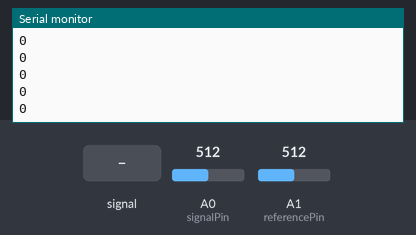
A sketch run on a simulated Arduino Uno, built with avr-gcc and run on an emulated ATmega328P. Shown: the last lines printed to the serial monitor. The inputs (shaded band) are chosen by the test bench; at power-on: A0 (signalPin) = 512, A1 (referencePin) = 512.

Above: at 1.2 s.
1.3 s: A0 (signalPin) fed a 200 Hz sine of ±81 counts around its level
At 2.2 s:
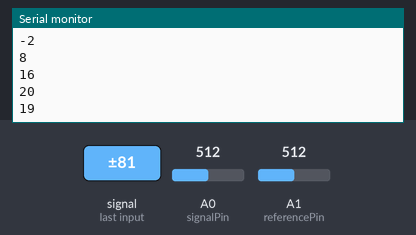
2.8 s: A0 (signalPin) set to 716
At 3.4 s:
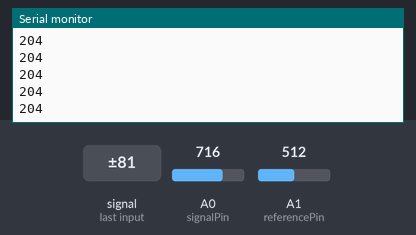
4.3 s: A1 (referencePin) set to 716
At 5.4 s:
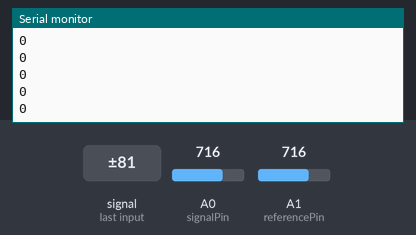
5.8 s: A0 (signalPin) fed a 1000 Hz sine of ±255 counts around its level
At 6.8 s:
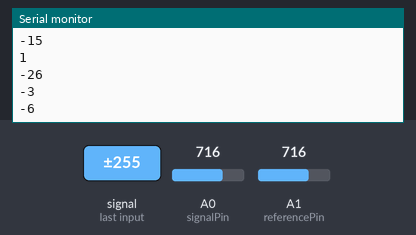
7.3 s: A0 (signalPin) set to 900
At 8.4 s:
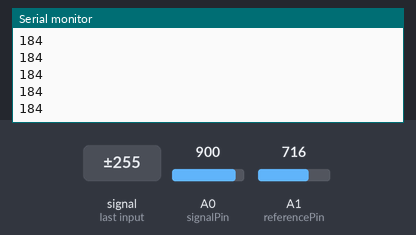
8.8 s: A1 (referencePin) set to 900
At 9.7 s:
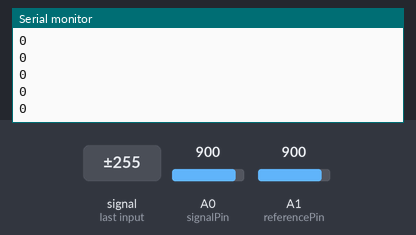
Timing chart, 0 to 11.3 s (numbered marks = the images above; inputs shaded):
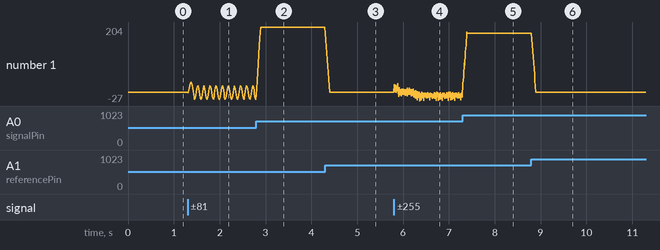

The sketch:

GSR_04.ino
```cpp
const int signalPin = A0; // GSR signal connected to A0
const int referencePin = A1; // Reference signal connected to A1
const int numReadings = 10; // number of readings to average

int signalReadings[numReadings]; // array to store signal readings
int referenceReadings[numReadings]; // array to store reference readings
int readIndex = 0; // current index in the reading arrays
int totalSignal = 0; // running total of the signal readings
int totalReference = 0; // running total of the reference readings

void setup() {
  Serial.begin(115200);
  // initialize all the readings to 0:
  for (int thisReading = 0; thisReading < numReadings; thisReading++) {
    signalReadings[thisReading] = 0;
    referenceReadings[thisReading] = 0;
  }
}

void loop() {
  // subtract the last reading:
  totalSignal -= signalReadings[readIndex];
  totalReference -= referenceReadings[readIndex];

  // read from the sensor:
  signalReadings[readIndex] = analogRead(signalPin);
  referenceReadings[readIndex] = analogRead(referencePin);

  // add the reading to the total:
  totalSignal += signalReadings[readIndex];
  totalReference += referenceReadings[readIndex];

  // advance to the next position in the array:
  readIndex = (readIndex + 1) % numReadings;

  // calculate the average:
  int averageSignal = totalSignal / numReadings;
  int averageReference = totalReference / numReadings;

  // calculate the differential value:
  int differentialValue = averageSignal - averageReference;

  // send it to the computer (as ASCII digits):
  Serial.println(differentialValue);

  delay(10); // delay in between reads for stability
}
```

Measured:
- after the input at 1.3 s, the serial monitor: prints a new line at once (image 1)
- after the input at 2.8 s, the serial monitor: prints a new line at once (image 2)
- after the input at 4.3 s, the serial monitor: prints a new line at once (image 3)
- after the input at 5.8 s, the serial monitor: prints a new line at once (image 4)
- after the input at 7.3 s, the serial monitor: prints a new line at once (image 5)
- after the input at 8.8 s, the serial monitor: prints a new line at once (image 6)
- plotted number 1: 0 → -23 after the input at 1.3 s, -23 → 204 after the input at 2.8 s, 0 → -14 after the input at 5.8 s
